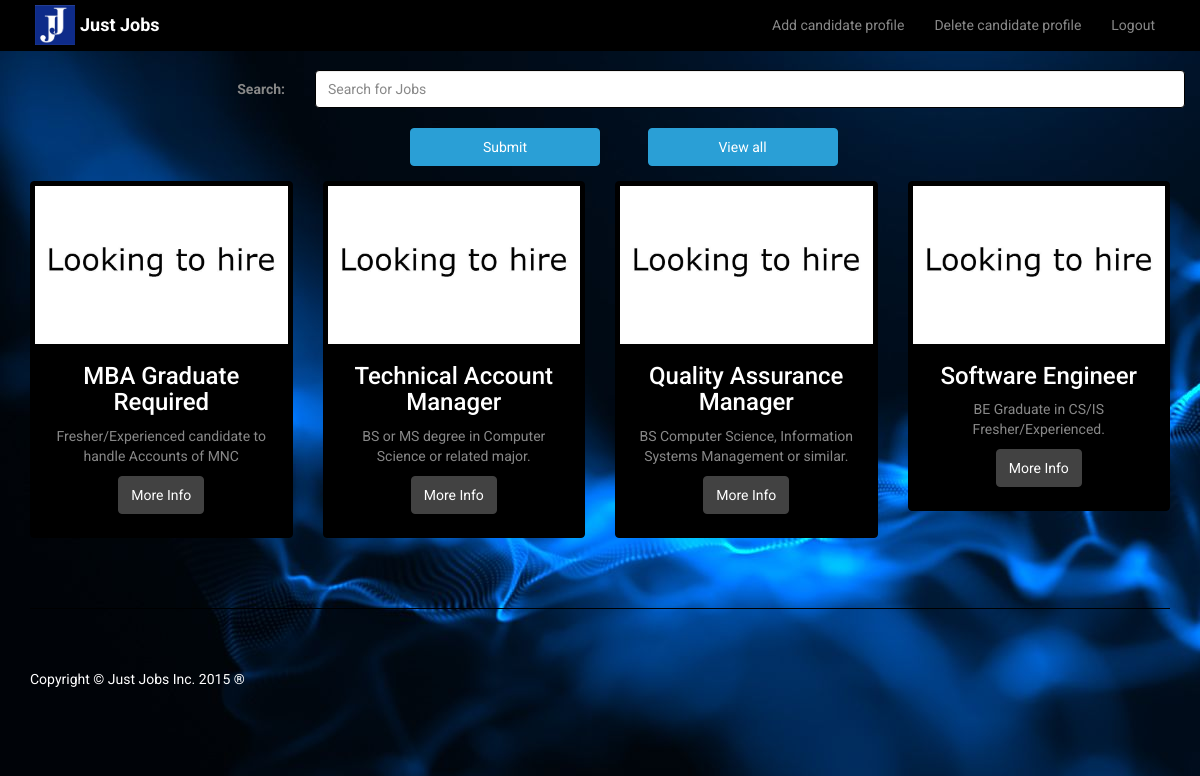
Screenshot of /home?all=1 (signed in) with the database file from the repository.
### tables this page shows
CREATE TABLE IF NOT EXISTS `jobs` (
`jid` int(11) NOT NULL,
  `title` varchar(30) NOT NULL,
  `desc` varchar(70) NOT NULL,
  `details` varchar(300) NOT NULL,
  `mob` bigint(20) NOT NULL,
  `poster` int(11) NOT NULL
);

### home.php (the view, shortened to what this page needs)
<!DOCTYPE html>
<html lang="en">
<head>
    <link href="css/bootstrap.min.css" rel="stylesheet">
    <link href="css/bootstrap-glyphicons.css" rel="stylesheet">
    <link href="css/heroic-features.css" rel="stylesheet">
</head>
<body>
    <nav class="navbar navbar-inverse navbar-fixed-top" role="navigation">
        <div class="container">
            <img class="img-thumbnail img-rounded navbar-left" src="img/fav.png" width="50px" onclick="location.href='index'">
            <div class="navbar-header">
                <a class="navbar-brand" href="index"><b>Just Jobs</b></a>
            </div>
            <div class="collapse navbar-collapse navbar-right" id="bs-example-navbar-collapse-1">
                <ul class="nav navbar-nav">
                    <li>
                        <?php if($_SESSION['login']==3): ?>
                        <a href="addetails">Add candidate profile</a>
                        <?php elseif($_SESSION['login']==2): ?>
                        <a href="addetails">Add job requirement</a>
                        <?php endif;?>
                    </li>
                    <li>
                        <?php if($_SESSION['login']==3): ?>
                        <a href="delentry">Delete candidate profile</a>
                        <?php elseif($_SESSION['login']==2): ?>
                        <a href="delentry">Delete job requirement</a>
                        <?php endif;?>
                    </li>
                    <li>
                        <a href="logout">Logout</a>
                    </li>
                </ul>
            </div>
        </div>
    </nav>
    <div class="container">
         <div class="row text-center">
         <form class="form-horizontal" action="home" method="POST" role="form">
             <div class="form-group">
                 <label class="control-label col-md-3" for="">Search:</label>
                 <div class="col-md-9">
                     <input type="text" class="form-control" name="search" placeholder="<?php if($_SESSION['login']==2) echo "Search for Candidates"; else echo "Search for Jobs"; ?>" required>
                </div>
                 <div class="col-md-12">&nbsp;</div>
                <div class="col-md-6 col-md-offset-3 text-center">
                    <button type="submit" class="btn btn-primary col-md-4 col-md-offset-2" name="jobbtn">Submit</button>
                    <a class="btn btn-primary col-md-4 col-md-offset-1" href="home?all=1">View all</a>
                </div>
             </div>
         </form>
         <?php
            if(isset($_POST['jobbtn'])){
                $key=$_POST['search'];
                if($_SESSION['login']==2)
                    $sql= mysql_query("SELECT * FROM hire WHERE title like '%$key%' OR `desc` LIKE '%key%' OR details LIKE '$key'") or die(mysql_error());
                elseif ($_SESSION['login']==3)
                    $sql= mysql_query("SELECT * FROM jobs WHERE title like '%$key%' OR `desc` LIKE '%key%' OR details LIKE '$key'") or die(mysql_error());
                if(mysql_num_rows($sql)){
                    while ($res=mysql_fetch_array($sql)) {
                        if($_SESSION['login']==2)
                            echo "<div class='col-md-3 col-sm-6 hero-feature'>
                                    <div class='thumbnail'>
                                        <img src='img/job.jpg'>
                                        <div class='caption'>
                                            <h4>".$res['title']."</h4>
                                            <p>".$res['desc']."</p>
                                            <p>
                                                <a href='details?hid=".$res['hid']."' class='btn btn-default'>More Info</a>
                                            </p>
                                        </div>
                                    </div>
                                </div>";
                        elseif ($_SESSION['login']==3)
                            echo "<div class='col-md-3 col-sm-6 hero-feature'>
                                    <div class='thumbnail'>
                                        <img src='img/hire.jpg'>
                                        <div class='caption'>
                                            <h4>".$res['title']."</h4>
                                            <p>".$res['desc']."</p>
                                            <p>
                                                <a href='details?jid=".$res['jid']."' class='btn btn-default'>More Info</a>
                                            </p>
                                        </div>
                                    </div>
                                </div>";
                    }
                }
                else {
                    echo "<div class='container'><div class='alert alert-success' id='nores'>
                            <a href='#' class='close' data-dismiss='alert' aria-label='close'>&times;</a>
                            <h5>No results found</h5>
                            <p>Try again with differnt keywords.</p>
                        </div></div>";
                }
            }
            elseif (isset($_GET['all']) AND $_GET['all']==1) {
                    if($_SESSION['login']==2)
                    $sql= mysql_query("SELECT * FROM hire") or die(mysql_error());
                elseif ($_SESSION['login']==3)
                    $sql= mysql_query("SELECT * FROM jobs") or die(mysql_error());
                if(mysql_num_rows($sql)){
                    while ($res=mysql_fetch_array($sql)) {
                        if($_SESSION['login']==2)
                            echo "<div class='col-md-3 col-sm-6 hero-feature'>
                                    <div class='thumbnail'>
                                        <img src='img/job.jpg'>
                                        <div class='caption'>
                                            <h4>".$res['title']."</h4>
                                            <p>".$res['desc']."</p>
                                            <p>
                                                <a href='details?hid=".$res['hid']."' class='btn btn-default'>More Info</a>
                                            </p>
                                        </div>
                                    </div>
                                </div>";
                        elseif ($_SESSION['login']==3)
                            echo "<div class='col-md-3 col-sm-6 hero-feature'>
                                    <div class='thumbnail'>
                                        <img src='img/hire.jpg'>
                                        <div class='caption'>
                                            <h4>".$res['title']."</h4>
                                            <p>".$res['desc']."</p>
                                            <p>
                                                <a href='details?jid=".$res['jid']."' class='btn btn-default'>More Info</a>
                                            </p>
                                        </div>
                                    </div>
                                </div>";
                    }
                }
            }
        ?>
        </div>
         <hr>
        <footer>
            <div class="row">
                <div class="col-lg-12">
                    <p style="color:white;">Copyright &copy; Just Jobs Inc. 2015 &reg;</p>
                </div>
            </div>
        </footer>
    </div>
</body>
</html>

### css/heroic-features.css (style rules this page uses)
body { padding-top: 70px; }
.hero-feature { margin-bottom: 30px; }
footer { margin: 50px 0; }

### home.php (style rules this page uses)
body { background:url(img/bg.jpg);background-attachment:fixed; }

### rows the page displays
jobs: title "MBA Graduate Required", desc "Fresher/Experienced candidate to handle Accounts of MNC"
jobs: title "Technical Account Manager", desc "BS or MS degree in Computer Science or related major."
jobs: title "Quality Assurance Manager", desc "BS Computer Science, Information Systems Management or similar."
jobs: title "Software Engineer", desc "BE Graduate in CS/IS Fresher/Experienced."
